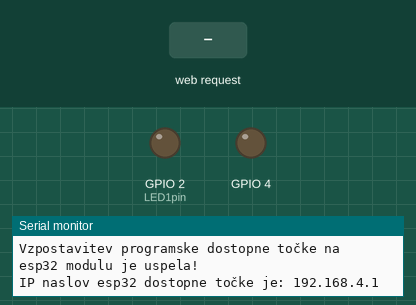
The program below on a simulated ESP32. Shown: output pins drawn as LEDs (lit = HIGH), the last lines printed to the serial monitor. Inputs (shaded band) come from the test bench.

Above: at 2.7 s.
2.8 s: HTTP request GET /1 received
At 3.2 s:
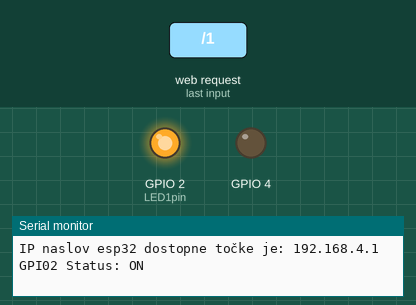
4.3 s: HTTP request GET /0 received
At 5.5 s:
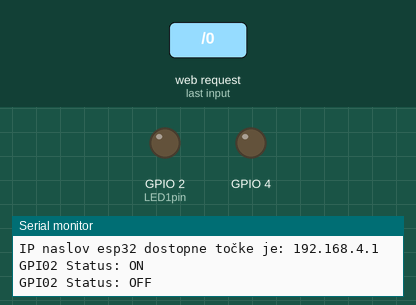
Timing chart, 0 to 7.3 s (numbered marks = the images above; inputs shaded):
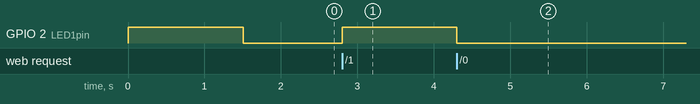

The program:

main.cpp
```cpp
#include <Arduino.h>
#include "WiFi.h"
#include "WebServer.h"
#include <WiFiAP.h>

const char* ssid = "esp32_bajsi";
const char* password = "88888888";

WebServer server (80);
uint8_t LED1pin=2;
bool LED1status=LOW;
// vsebina HTML strani, ki se bo posredovala iz nasega esp32 spletnega streznika na
// brskalnik klienta, tu lahko dodamo tudi CSS
// nasa spletna stran bo spravljena v spremenljivki HTML tipa string

const char HTML1[] PROGMEM = R"rawliteral(
<!DOCTYPE html>
<html lang="en">
<head>
    <meta charset="UTF-8">
    <meta name="viewport" content="width=device-width, initial-scale=1.0">
<style>
    html{font-family:Helvetica; text-align: center;}
    body {margin-top: 50px;}
    h1 {color:#444444; margin: 50px auto 30px;}
    h3 {color:#444444; margin-bottom: 50px auto 30px;}
    .gumb {background-color: #058105; display:block; width: 200px; color:yellow; padding: 13px 30px; text-decoration: none;
    font-size: 25px; font-weight: bold; margin: 0px auto 35px; cursor: pointer; border-radius: 4px; border: none;}
    p {font-size: 16px; color: black; margin-bottom: 1px;}
</style>
    <title>Esp32</title>
</head>
<body>
    <h1> ESP32 spletni strežnik</h1>
    <h3>Priklop na WiFi usmerjevalnik</h3>
    <a class="gumb" href="/1">Prižgi LED</a>
    <a class="gumb" href="/0">Ugasni LED</a>
    <P>Prejet ukaz za vklop LED diode.</P>
</body>
</html>
)rawliteral";

const char HTML0[] PROGMEM = R"rawliteral(
<!DOCTYPE html>
<html lang="en">
<head>
    <meta charset="UTF-8">
    <meta name="viewport" content="width=device-width, initial-scale=1.0">
<style>
    html{font-family:Helvetica; text-align: center;}
    body {margin-top: 50px;}
    h1 {color:#444444; margin: 50px auto 30px;}
    h3 {color:#444444; margin-bottom: 50px auto 30px;}
    .gumb {background-color: #058105; display:block; width: 200px; color:yellow; padding: 13px 30px; text-decoration: none;
    font-size: 25px; font-weight: bold; margin: 0px auto 35px; cursor: pointer; border-radius: 4px; border: none;}
    p {font-size: 16px; color: black; margin-bottom: 1px;}
</style>
    <title>Esp32</title>
</head>
<body>
    <h1> ESP32 spletni strežnik</h1>
    <h3>Priklop na WiFi usmerjevalnik</h3>
    <a class="gumb" href="/1">Prižgi LED</a>
    <a class="gumb" href="/0">Ugasni LED</a>
    <P>Prejet ukaz za izklop LED diode.</P>
</body>
</html>
)rawliteral";

String HTML3 ="<!DOCTYPE html>\n\
<html lang='sl'>\n\
<head>\n\
    <meta charset='UTF-8'>\n\
    <meta name='viewport' content='width=device-width, initial-scale=1.0'>\n\
<style>\n\
    html{font-family:Helvetica; text-align: center;}\n\
    body {margin-top: 50px;}\n\
    h1 {color:#444444; margin: 50px auto 30px;}\n\
    h3 {color:#444444; margin-bottom: 50px auto 30px;}\n\
    .gumb {background-color: #058105; display:block; width: 200px; color:yellow; padding: 13px 30px; text-decoration: none; \n\
    font-size: 25px; font-weight: bold; margin: 0px auto 35px; cursor: pointer; border-radius: 4px; border: none;}\n\
    p {font-size: 16px; color: black; margin-bottom: 1px;}\n\
</style>\n\
    <title>Esp32</title>\n\
</head>\n\
<body>\n\
    <h1> ESP32 spletni strežnik</h1>\n\
    <h3>Priklop na WiFi usmerjevalnik</h3>\n\
    <a class='gumb' href='/1'>Prižgi LED</a>\n\
    <a class='gumb' href='/0'>Ugasni LED</a>\n\
    <P>HTTP strežnik je zagnan.</P>\n\
</body>\n\
</html>\n\ ";

void handle_root(){
  server.send(200, "text/html;charset=utf-8", HTML3);
}

void handle_1() {
  LED1status=HIGH;
  Serial.println("GPI02 Status: ON");
  server.send(200, "text/html", HTML1); // ob zahtevi (request) "/1" bomo posredovali spletno stran ki je v string spremenljivki HTML1
}

void handle_0() {
  LED1status=LOW;
  Serial.println("GPI02 Status: OFF");
  server.send(200, "text/html", HTML0);
}

void handle_NotFound() {
  LED1status=LOW;
  server.send(404, "text/html", "Spletna stran ni bila najdena");
}

void setup() {
  // put your setup code here, to run once:
  // tu zapišemo kodo, ki se izvede le enkrat - nastavitve
  Serial.begin(115200);

  WiFi.softAP(ssid, password);

  Serial.println("Vzpostavitev programske dostopne točke na esp32 modulu je uspela!");
  Serial.print("IP naslov esp32 dostopne točke je: ");
  Serial.println(WiFi.softAPIP());

  server.on("/", handle_root);
  server.on("/1", handle_1); // ko vpisemo http://192.168.1.195/1 -> sprozimo funkcijo handle_1
  server.on("/0", handle_0); //
  server.onNotFound(handle_NotFound);
  server.begin();

  pinMode(2, OUTPUT);
  pinMode(4,OUTPUT);
  digitalWrite(2, HIGH); // na nožici 2 zapišemo visoko vrednost - LED zasveti
  delay(500);
  digitalWrite(4, LOW);
  delay(500); // zakasnitev izvedbe programa za specificiran čas v milisekundah, 1000 ms = 1 s
  digitalWrite(2, HIGH); // na nožici 2 zapišemo nizko vrednost - LED ugasne
  delay(500); // zakasnitev izvedbe programa za specificiran čas v milisekundah, 1000 ms = 1 s
  digitalWrite(4, LOW);
}


void loop() {
  server.handleClient();

  if(LED1status) {
    digitalWrite(LED1pin, HIGH);
  } else {
    digitalWrite(LED1pin, LOW);
  }
} 
```

Measured:
- after the input at 2.8 s, GPIO 2 (LED1pin): LOW → HIGH at once
- after the input at 4.3 s, GPIO 2 (LED1pin): HIGH → LOW at once
